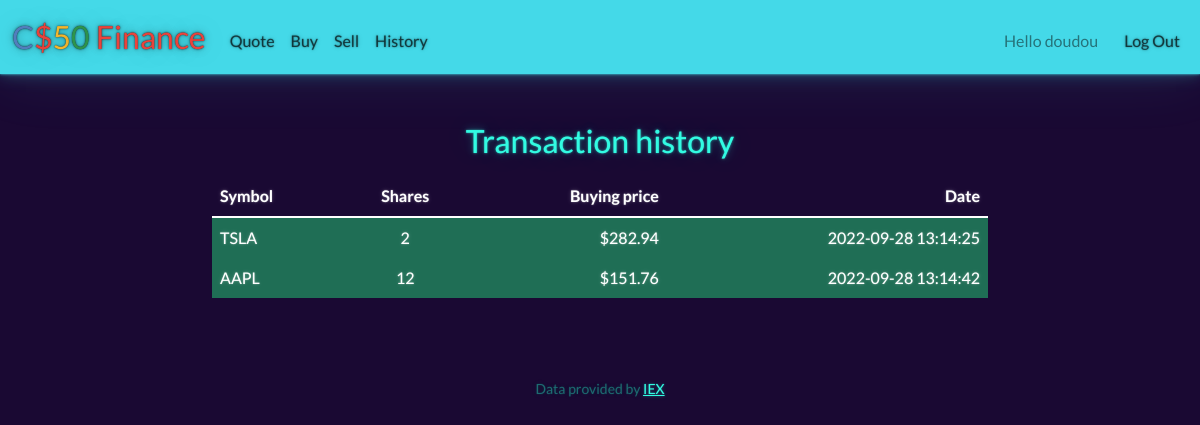
Page /history (signed in) on the committed database.
### tables this page shows
CREATE TABLE 'orders' ('id' INTEGER PRIMARY KEY AUTOINCREMENT NOT NULL, 'user_id' INTEGER, 'symbol' TEXT, 'shares' INTEGER, 'price' INTEGER,'date' DATETIME, 'type' TEXT);

### app.py (the view)
@app.route("/history")
@login_required
def history():
    user_id = session["user_id"]
    history_list = db.execute("SELECT symbol, shares, price, type, date FROM orders WHERE user_id = ? ORDER BY date", user_id)
    return render_template("history.html", history_list=history_list)

### app.py (called while the page is built)
@app.after_request
def after_request(response):
    response.headers["Cache-Control"] = "no-cache, no-store, must-revalidate"
    response.headers["Expires"] = 0
    response.headers["Pragma"] = "no-cache"
    return response

### helpers.py (called while the page is built)
def login_required(f):
    @wraps(f)
    def decorated_function(*args, **kwargs):
        if session.get("user_id") is None:
            return redirect("/login")
        return f(*args, **kwargs)
    return decorated_function

def usd(value):
    return f"${value:,.2f}"

### templates/history.html (shortened to what this page needs)
{% extends "layout.html" %}
{% block main %}
<h2>Transaction history</h2>
<section class="bought-list justify-content-md-center row my-3">
    {% if history_list %}
    <div class="col-8">
        <table class="table ">
            <thead>
                <tr>
                    <th class="text-start" scope="col">Symbol</th>
                    <th scope="col">Shares</th>
                    <th class="text-end" scope="col">Buying price</th>
                    <th class="text-end" scope="col">Date</th>
                </tr>
            </thead>
            <tbody>
                {% for order in history_list %}
                    <tr class="order-type-{{order.type}}">
                        <td class="text-start">{{order.symbol}}</td>
                        <td>{{order.shares}}</td>
                        <td class="text-end">{{order.price | usd}} </td>
                        <td class="text-end">{{order.date}}</td>
                    </tr>
                {% endfor %}
            </tbody>
        </table>
    </div>
    {% else %}
        <p>No results</p>
    {% endif %}
</section>
{% endblock %}

### static/styles.css (style rules this page uses)
html { min-height:100%; }
.order-type-buy { background-color:#1f6e55; }

### rows in the picture
orders: symbol "TSLA", shares "2", price "$282.94", date "2022-09-28 13:14:25"
orders: symbol "AAPL", shares "12", price "$151.76", date "2022-09-28 13:14:42"

### other values in the picture
{{ session['username'] }} "doudou"
